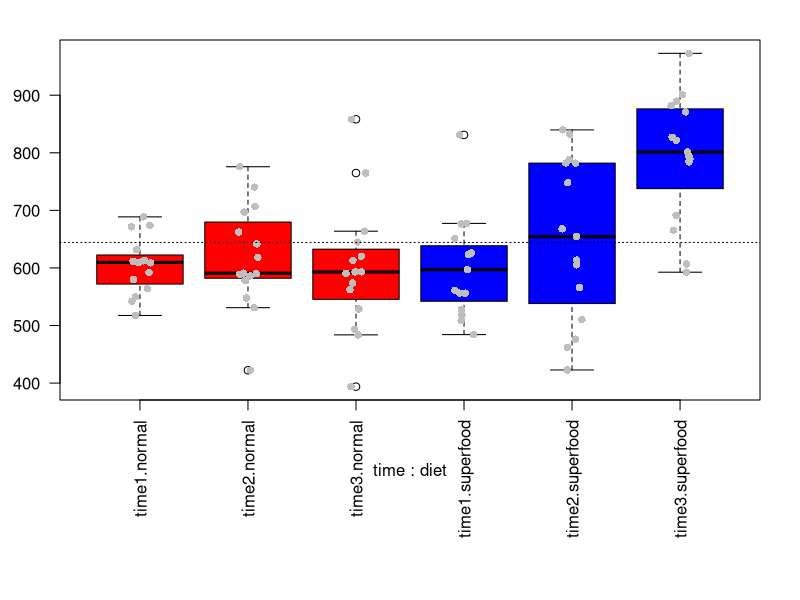
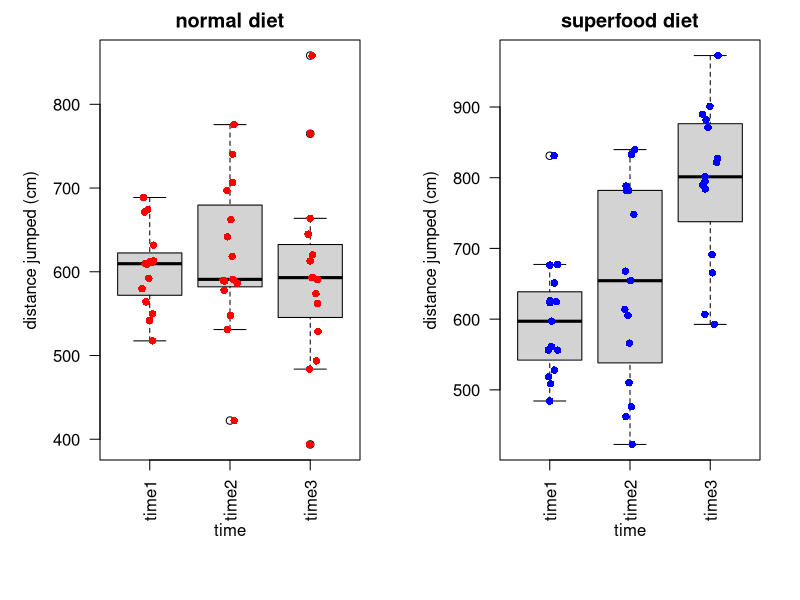
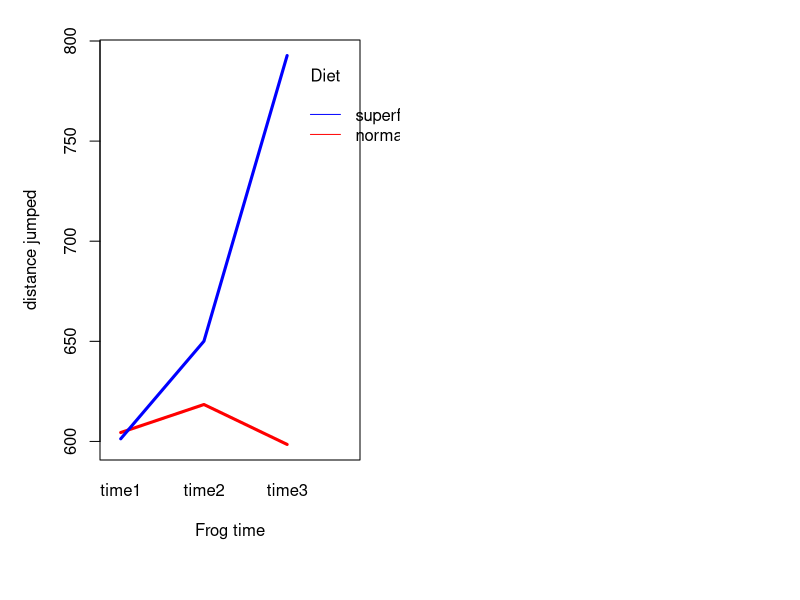

Write R code to recreate these figures, in order. (Note: this script raises an error after producing the figures.)
library(knitr)
knit_hooks$set(purl = function(before, options) {
  if (before) return()
  input  = current_input()  # filename of input document
  output = paste(tools::file_path_sans_ext(input), 'R', sep = '.')
  if (knitr:::isFALSE(knitr:::.knitEnv$tangle.start)) {
    assign('tangle.start', TRUE, knitr:::.knitEnv)
    unlink(output)
  }
  cat(options$code, file = output, sep = '\n', append = TRUE)
})
# Initialization
set.seed(100)
n <- 15
sigma <- 100

# Monte Carlo 
t1normal <- rnorm(n, mean=600, sd=sigma)
t1super <- rnorm(n, mean=600, sd=sigma)
t2normal <- rnorm(n, mean=600, sd=sigma)
t2super <- rnorm(n, mean=650, sd=sigma)
t3normal <- rnorm(n, mean=600, sd=sigma)
t3super <- rnorm(n, mean=800, sd=sigma)

# Put together into a dataframe
df <- data.frame(distance = c(t1normal, t1super, t2normal, t2super, t3normal, t3super),
                 time = c(rep("time1", 2*n), rep("time2", 2*n), rep("time3", 2*n)),
                 diet =  rep(c(rep("normal", n), rep("superfood", n)), 3),
                 frog = rep(1:30,3))
head(df,20)
dev.off()
par(mar=c(10,3,2,2))
boxplot(distance ~ time + diet, horizontal=F, las=2, data=df, col=c(rep("red",3),rep("blue",3)))
stripchart(distance ~ time + diet, data=df, add=T, method='jitter', vertical=T, pch=16, col="grey")
abline(h=mean(df$distance), lty='dotted')  # draw dotted line at the grand mean
par(mar=c(7,5,2,2))
par(mfrow=c(1,2))
boxplot(distance ~ time, horizontal=F, las=2, data=subset(df, df$diet=="normal"), main="normal diet", ylab="distance jumped (cm)")
stripchart(distance ~ time, data=subset(df, df$diet=="normal"), add=T, method='jitter', vertical=T, pch=16, col="red")

boxplot(distance ~ time, horizontal=F, las=2, data=subset(df, df$diet=="superfood"), main="superfood diet", ylab="distance jumped (cm)")
stripchart(distance ~ time, data=subset(df, df$diet=="superfood"), add=T, method='jitter', vertical=T, pch=16, col="blue")
library(lme4)
library(lmerTest)
model <- lmer(distance ~ diet * time + (1|frog), data=df)
result <- anova(model)
pval.lm <- result$`Pr(>F)`
result
interaction.plot(df$time, df$diet, df$distance, 
                 fun = mean,
                 trace.label = "Diet",
                 xlab="Frog time", 
                 ylab="distance jumped",
                 col=c("red","blue"),
                 lwd = 3, lty = 1)

par(mar=c(7,5,2,2))
par(mfrow=c(1,2))
plot(distance ~ time + diet, data=df, las=2, xlab="",  ylab="distance jumped (cm)")
# get the F-statistic from lm()
F0 = result$`Pr(>F)`

# Bootstrap the F-statistics to compute the p-values
deals <- 1000
bootF <- matrix(NA, nrow=deals, ncol=length(result$`Pr(>F)`))
for(i in 1:deals){
    df$boot <- sample(df$distance, replace=T)
    bootresult <- anova(lmer(boot ~ diet * time + (1|frog), data=df))
    bootF[i,] <- bootresult$`Pr(>F)`
}
pval.lmboot <- colSums(sweep(bootF, 2, F0,"-") > 0) / deals
par(mfrow=c(1,3))
xlabel <- c("F diet", "F time", "F interaction")
for(i in 1:3){
    hist(bootF[,i], breaks='FD', main= paste("Bootstrapped p=",pval.lmboot[i],sep=""), xlab=xlabel[i])
    abline(v=F0[i], col='red')
    text(x=F0[i], y=100, labels=paste("p=",pval.lmboot[i],sep=""))
}
df.time <- split(df, df$time)

anova(lm(distance ~ diet, data=df.time$time1)) # time 1
anova(lm(distance ~ diet, data=df.time$time2)) # time 2
anova(lm(distance ~ diet, data=df.time$time3)) # time 3
par(mfrow=c(1,3))
a1 <- anova(lm(distance ~ diet, data=df.time$time1)) # time 1 
a2 <- anova(lm(distance ~ diet, data=df.time$time2)) # time 2
a3 <- anova(lm(distance ~ diet, data=df.time$time3)) # time 3
boxplot(distance ~ diet, data=df.time$time1, ylab="distance jumped (cm)", main=c("time 1",paste("p=",round(a1$`Pr(>F)`[1],4))))
boxplot(distance ~ diet, data=df.time$time2, ylab="distance jumped (cm)", main=c("time 2",paste("p=",round(a2$`Pr(>F)`[1],4))))
boxplot(distance ~ diet, data=df.time$time3, ylab="distance jumped (cm)", main=c("time 3",paste("p=",signif(a3$`Pr(>F)`[1],2))))

df.diet <- split(df, df$diet)

anova(lmer(distance ~ time + (1|frog), data=df.diet$normal)) #normal
anova(lmer(distance ~ time + (1|frog), data=df.diet$superfood)) #superfood
a1 <- anova(lmer(distance ~ time + (1|frog), data=df.diet$normal)) #normal
a2 <- anova(lmer(distance ~ time + (1|frog), data=df.diet$superfood)) #superfood
par(mfrow=c(1,2))
boxplot(distance ~ time, data=df.diet$normal, ylab="distance jumped (cm)", main=c("Normal food", paste("p=", round(a1$`Pr(>F)`[1],4))))
boxplot(distance ~ time, data=df.diet$superfood, ylab="distance jumped (cm)", main=c("Superfood", paste("p=", round(a2$`Pr(>F)`[1],4))))
pairwise.t.test(df.diet$superfood$distance, df.diet$superfood$time, paired=T, p.adjust="bonferroni") # Super diet
bartlett.test(distance ~ interaction(diet,time), data=df)
fligner.test(distance ~ interaction(diet,time), data=df)
library(car)
leveneTest(distance ~ interaction(diet,time), data=df)
plot(model)
library(lattice)
lattice::xyplot(distance~time| frog, groups=diet, data=df, type=c('p','r'), auto.key=F)
lattice::xyplot(fitted(model)~time| frog, groups=diet, data=df, type=c('p','r'), auto.key=F)
model <-  lmer(rank(distance) ~ diet * time + (1|frog), data=df)
result <- anova(model)
pval.rank <- result$`Pr(>F)`
result
kruskal.test(distance~diet, data=df.time$time1) # diet at t1
kruskal.test(distance~diet, data=df.time$time2) # diet at t2
kruskal.test(distance~diet, data=df.time$time3) # diet at t3
par(mfrow=c(1,3))
a1 <- kruskal.test(distance~diet, data=df.time$time1) # diet at t1
a2 <- kruskal.test(distance~diet, data=df.time$time2) # diet at t2
a3 <- kruskal.test(distance~diet, data=df.time$time3) # diet at t3
boxplot(distance ~ diet, data=df.time$time1, ylab="distance jumped (cm)", main=c("time 1",paste("p=",round(a1$p.value,4))))
boxplot(distance ~ diet, data=df.time$time2, ylab="distance jumped (cm)", main=c("time 2",paste("p=",round(a2$p.value,4))))
boxplot(distance ~ diet, data=df.time$time3, ylab="distance jumped (cm)", main=c("time 3",paste("p=",signif(a3$p.value,2))))

friedman.test(distance~time|frog, data=df.diet$normal) # time differences in normal diet subgroup
friedman.test(distance~time|frog, data=df.diet$superfood) # time differences in superfood diet subgroup
a1 <- friedman.test(distance~time|frog, data=df.diet$normal) # time differences in normal diet subgroup
a2 <- friedman.test(distance~time|frog, data=df.diet$superfood) # time differences in superfood diet subgroup
par(mfrow=c(1,2))
boxplot(distance ~ time, data=df.diet$normal,  ylab="distance jumped (cm)",main=c("Normal food", paste("p=", round(a1$p.value,4))))
boxplot(distance ~ time, data=df.diet$superfood, ylab="distance jumped (cm)", main=c("Superfood", paste("p=", round(a2$p.value,4))))
pairwise.wilcox.test(df.diet$superfood$distance, df.diet$superfood$time, paired=T, p.adjust="bonferroni") # Superfood
par(mfrow=c(1,1))
boxplot(distance ~ time, data=df.diet$superfood, ylab="distance jumped (cm)", main=c("Superfood"))
# Define functions to compute the Sum of Squares, and Sum of Abs
ssq <- function(x) sum(x^2)
sab <- function(x) sum(abs(x))

# Compute the SS_subject term
SSsubject <- function( X, subject, f2, center=mean, agg=ssq){
    long <- data.frame(cbind(subject, f2, X))
    wide <- reshape(long, v.names="X", idvar = "subject", timevar = "f2",direction = "wide")
    k <- ncol(wide[,-1])
    subjectMeans <- rowMeans(wide[,-1])
    SSsubject <- k*agg(subjectMeans - center(X))
    return( SSsubject)
}

# A more general function to compute the F-statistic
Fstat.2wayRM <- function( X, f1, f2, subject, center=mean, agg=ssq, rank=FALSE) { 
    if (rank==FALSE){Y = X} else{Y = rank(-X)}
    mu <- center(Y)  #Grand Mean
    groupMeans.f1 <- ave( Y, f1, FUN=center ) #Pool f1
    groupMeans.f2 <- ave( Y, f2, FUN=center ) #Pool f2
    groupMeans.int <- ave( Y, f1, f2, FUN=center ) #Cell means
    SSB.f1 <- agg(groupMeans.f1 - mu)
    SSB.f2 <- agg(groupMeans.f2 - mu)
    SSB.int <- agg( groupMeans.int - (groupMeans.f1 + groupMeans.f2 - mu) )
    SSW <- agg(Y - groupMeans.int)
    SSsub <- SSsubject(Y, subject, f2, center=center, agg=agg)
    SSe <- SSW - SSsub
    return( c(f1=SSB.f1 , f2=SSB.f2, int=SSB.int) /  SSe )
}

# Recenter each of the timepoints before resampling
center.time <- function( X, f2, center=mean){
    timeMeans <- ave( X, f2, FUN=center )
    return(X - timeMeans)
}

# Convert wide dataframe to long
wideToLong <- function(wide, timecols, timenames){
    long <- reshape(wide, varying = timecols, v.names = "X", timevar = "f2", times = timenames, direction = "long")
    return(long)
}


X <- df$distance
f1 <- df$diet
f2 <- df$time  # f2 must be time in order for the code to work
subject <- df$frog
deals <- 10000

# initialize some new dataframes
Y <- center.time(X, f2, center=mean) # recenter timepoints
long <- data.frame(subject, f1, f2, Y)  # put into a long dataframe
wide <- reshape(long, v.names="Y", timevar="f2", idvar="subject", direction="wide") # convert to short dataframe to resample subjects

# initialize bootstrap holders
boot.wide <- wide # initialize
bootF <- matrix(NA, nrow=deals, ncol=3) # preallocate
indices <- 1:nrow(wide) # initialize

# Bootstrap
F0 <- Fstat.2wayRM(X, f1, f2, subject, center=mean, agg=ssq, rank=F)
for(i in 1:deals){
    boot.i <- sample(indices, replace=T)  # resample subjects
    boot.wide[,3:5] <- wide[boot.i,3:5]  # get resampled data, which keeps the temporal samples linked
    boot.long <- wideToLong(boot.wide, names(boot.wide)[3:5])  # convert to long format
    bootF[i,] <- Fstat.2wayRM(boot.long$X, boot.long$f1, boot.long$f2, boot.long$subject, center=mean, agg=ssq, rank=F)
}
pval.L2 <- colSums(sweep(bootF, 2, F0,"-") > 0) / deals
   
par(mfrow=c(1,3))
xlabel <- c("F diet", "F time", "F interaction")
for(i in 1:3){
    hist(bootF[,i], breaks='FD',  main= paste("Bootstrapped p=",pval.L2[i],sep=""), xlab=xlabel[i])
    abline(v=F0[i], col='red')
    text(x=F0[i], y=100, labels=paste("p=",pval.L2[i],sep=""))
}
dof <- result$Df
titlevec <- c("QQ plot for F diet", "QQ plot for F time", "QQ plot for F interaction")
par(mfrow=c(1,3))
for (i in 1:3){
    qqplot( qf( seq(0,1,length=deals),dof[i], dof[4]), bootF, 
        main=titlevec[i], 
        xlab="Theoretical F Quantiles", 
        ylab="Bootstrap F-like Quantiles")
abline(0, dof[i]/dof[4], col='red')
}

F0 <- Fstat.2wayRM(X, f1, f2, subject, center=mean, agg=sab, rank=F)
for(i in 1:deals){
    boot.i <- sample(indices, replace=T)  # resample subjects
    boot.wide[,3:5] <- wide[boot.i,3:5]  # get resampled data, which keeps the temporal samples linked
    boot.long <- wideToLong(boot.wide, names(boot.wide)[3:5])  # convert to long format
    bootF[i,] <- Fstat.2wayRM(boot.long$X, boot.long$f1, boot.long$f2, boot.long$subject, center=mean, agg=sab, rank=F)
}
pval.L1 <- colSums(sweep(bootF, 2, F0,"-") > 0) / deals

par(mfrow=c(1,3))
xlabel <- c("F diet", "F time", "F interaction")
for(i in 1:3){
    hist(bootF[,i], breaks='FD',  main= paste("Bootstrapped p=",pval.L1[i],sep=""), xlab=xlabel[i])
    abline(v=F0[i], col='red')
    text(x=F0[i], y=100, labels=paste("p=",pval.L1[i],sep=""))
}
F0 <- Fstat.2wayRM(X, f1, f2, subject, center=mean, agg=ssq, rank=T)
for(i in 1:deals){
    boot.i <- sample(indices, replace=T)  # resample subjects
    boot.wide[,3:5] <- wide[boot.i,3:5]  # get resampled data, which keeps the temporal samples linked
    boot.long <- wideToLong(boot.wide, names(boot.wide)[3:5])  # convert to long format
    bootF[i,] <- Fstat.2wayRM(boot.long$X, boot.long$f1, boot.long$f2, boot.long$subject, center=mean, agg=ssq, rank=T)
}
pval.rankboot <- colSums(sweep(bootF, 2, F0,"-") > 0) / deals

par(mfrow=c(1,3))
xlabel <- c("F diet", "F time", "F interaction")
for(i in 1:3){
    hist(bootF[,i], breaks='FD',  main= paste("Bootstrapped p=",pval.rankboot[i],sep=""), xlab=xlabel[i])
    abline(v=F0[i], col='red')
    text(x=F0[i], y=100, labels=paste("p=",pval.rankboot[i],sep=""))
}
par(mfrow=c(1,3))
for (i in 1:3){
    qqplot( qf( seq(0,1,length=deals),dof[i], dof[4]), bootF, 
        main=titlevec[i], 
        xlab="Theoretical F Quantiles", 
        ylab="Bootstrap F-like Quantiles")
abline(0, dof[i]/dof[4], col='red')
}
comparison <- data.frame(LM=round(pval.lm[-4],4),  
                         #LMboot=pval.lmboot[-4], 
                         L1=pval.L1, 
                         L2=pval.L2, 
                         rank=round(pval.rank[-4],4), 
                         rankboot=pval.rankboot)
rownames(comparison) <- c("diet", "time", "interaction")
colnames(comparison) <- c("built-in ANOVA", "bootstrap with L1-norm", "bootstrap with L2-norm", "rank", "bootstrap rank")
table <- t(comparison)
library(knitr)
kable(table, digits=4)
